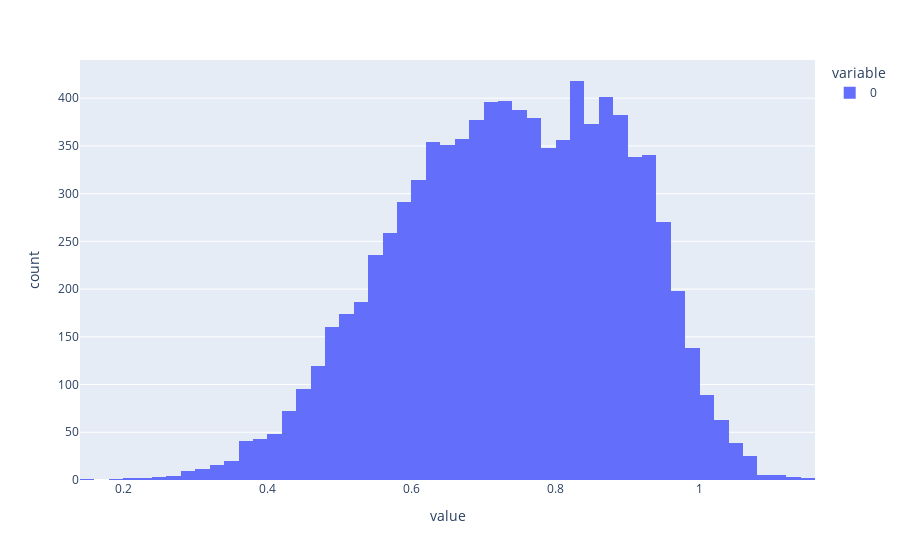

Notebook source saved alongside this figure:
### Code cell
import plotly.express as px

res = model.predict(meta_features_test)

fig = px.histogram(res, nbins=100)
fig.show()

### Figure 1 — Plotly figure (JSON) as saved in the notebook; plotly's stock layout.template omitted (floating-point values rounded to 4 significant figures; data arrays with more than 128 entries replaced by an {"elided": "..."} marker saying what was removed)
{"data": [{"bingroup": "x", "hovertemplate": "variable=0<br>value=%{x}<br>count=%{y}<extra></extra>", "legendgroup": "0", "marker": {"color": "#636efa", "pattern": {"shape": ""}}, "name": "0", "nbinsx": 100, "orientation": "v", "showlegend": true, "type": "histogram", "x": {"elided": "8901 float values"}, "xaxis": "x", "yaxis": "y"}], "layout": {"barmode": "relative", "legend": {"title": {"text": "variable"}, "tracegroupgap": 0}, "margin": {"t": 60}, "xaxis": {"anchor": "y", "domain": [0, 1], "title": {"text": "value"}}, "yaxis": {"anchor": "x", "domain": [0, 1], "title": {"text": "count"}}}}
